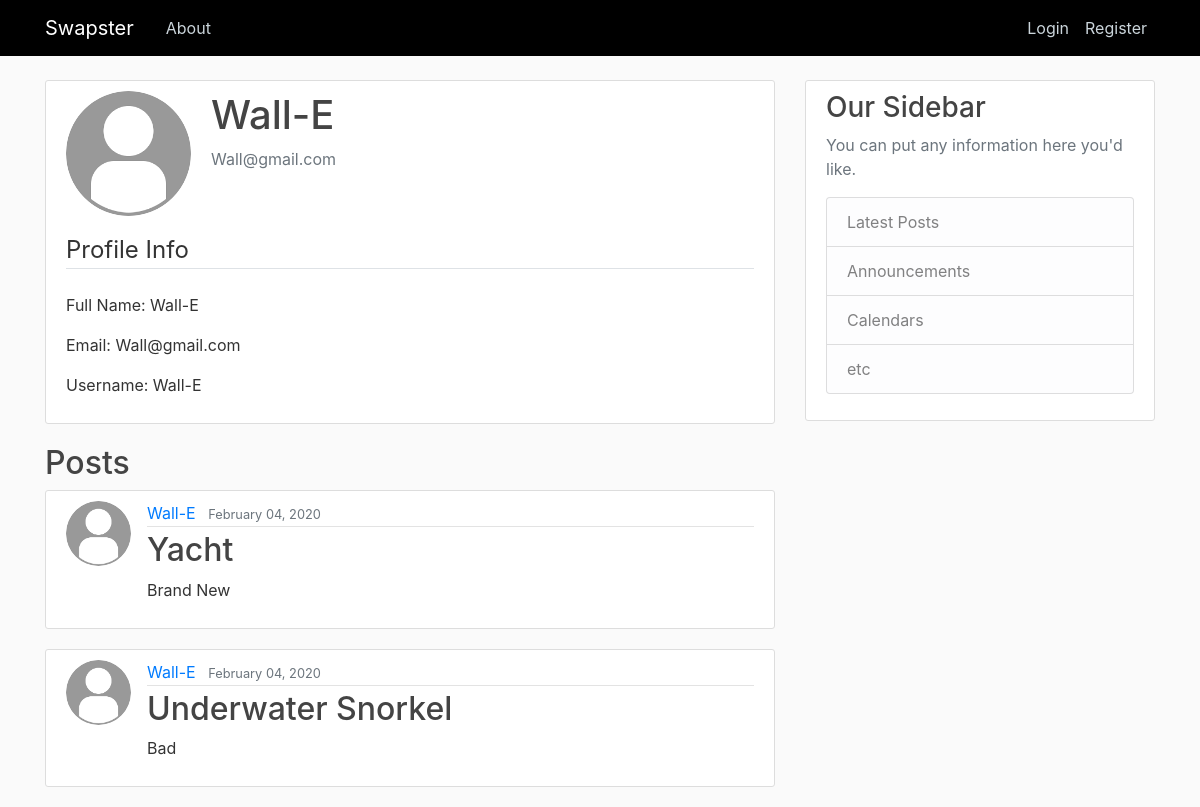
The app's page /profile_page/8 with its own data.
### SwapSite/models.py (models this page shows, shortened)
class Post(models.Model):
    item = models.CharField(max_length=50)
    condition = models.CharField(max_length=100)
    date_posted = models.DateTimeField(default=timezone.now)
    seller = models.ForeignKey(User, on_delete=models.CASCADE)

### users/models.py (models this page shows, shortened)
class Profile(models.Model):
    user = models.OneToOneField(User, on_delete=models.CASCADE)
    image = models.ImageField(default='default.jpg', upload_to='profile_pics')

### users/views.py (the view)
# urls.py: path('profile_page/<int:pk>', user_views.profile_pageDetailView.as_view(), name='profile-detail'),
class profile_pageDetailView(DetailView):
    model = Post
    template_name = 'users/profile_detail.html'
    def get_context_data(self, **kwargs):
        context = super().get_context_data(**kwargs)
        context['posts'] = Post.objects.all()
        return context

### users/templates/users/profile_detail.html
{%extends 'SwapSite/base.html'%}
{% block content %}
    <div class="content-section">
        <div class="media">
          <img class="rounded-circle account-img" src="{{ object.seller.profile.image.url }}">
          <div class="media-body">
            <h2 class="account-heading">{{object.seller.username}}</h2>
            <p class="text-secondary">{{object.seller.email}}</p>
          </div>
        </div>
        <form method="POST" enctype="multipart/form-data">
            <legend class='border-bottom mb-4'>Profile Info</legend>
            <p>Full Name: {{object.seller.first_name}} {{object.seller.last_name}}</p>
            <p>Email: {{object.seller.email}}</p>
            <p>Username: {{object.seller.username}}</p>
        </form>
      </div>
      <div>
    <h2>Posts</h2>
    {% for post in posts %}
        {% if post.seller == object.seller %}
            <article class="media content-section">
                <img class="rounded-circle article-img" src="{{ post.seller.profile.image.url }}" alt="">
                <div class="media-body">
                  <div class="article-metadata">
                    <a class="mr-2" href="{% url 'profile-detail' post.id %}">{{ post.seller }}</a>
                    <small class="text-muted">{{ post.date_posted|date:'F d, Y' }}</small>
                  </div>
                  <h2><a class="article-title" href="{% url 'post-detail' post.id  %}" >{{ post.item }}</a></h2>
                  <p class="article-content">{{ post.condition }}</p>
                </div>
            </article>
            {% endif %}
        {% endfor %}
      </div>
{%endblock content%}

### SwapSite/static/SwapSite/main.css (style rules this page uses)
body { background: #fafafa; color: #333333; margin-top: 5rem; }
h1, h2, h3, h4, h5, h6 { color: #444444; }
.content-section { background: #ffffff; padding: 10px 20px; border: 1px solid #dddddd; border-radius: 3px; margin-bottom: 20px; }
.article-title { color: #444444; }
.article-content { white-space: pre-line; }
.article-img { height: 65px; width: 65px; margin-right: 16px; }
.article-metadata { padding-bottom: 1px; margin-bottom: 4px; border-bottom: 1px solid #e3e3e3 }
.account-img { height: 125px; width: 125px; margin-right: 20px; margin-bottom: 16px; }
.account-heading { font-size: 2.5rem; }

### records on screen
Post: seller.profile.image (placeholder picture), seller.username "Wall-E", seller.email "Wall@gmail.com", seller.first_name "Wall-E", seller "Wall-E", date_posted "February 04, 2020", item "Yacht", condition "Brand New"
Post: seller.profile.image (placeholder picture), seller "Wall-E", date_posted "February 04, 2020", item "Underwater Snorkel", condition "Bad"
